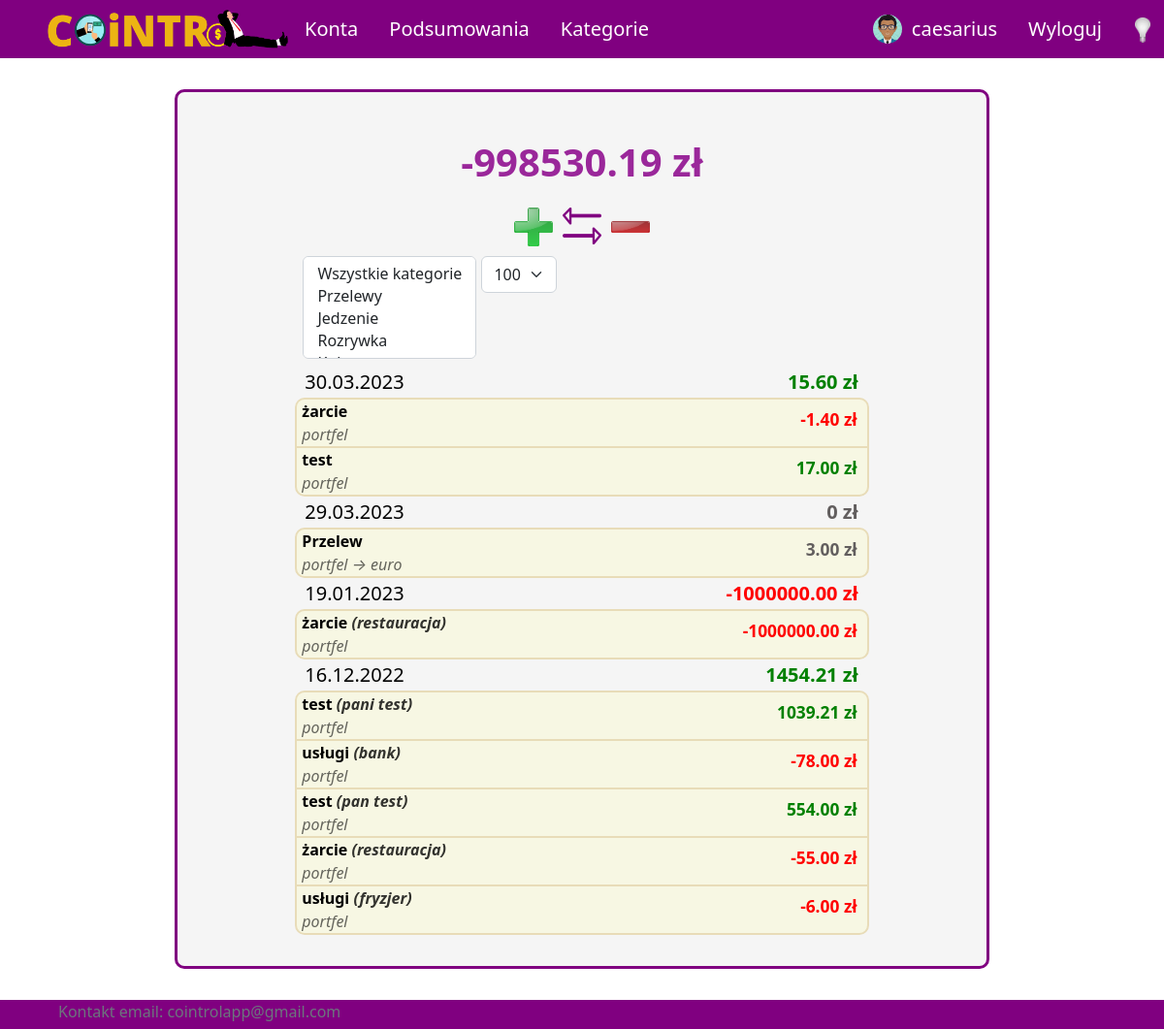
Page / (signed in) on the committed database.
### UsersApp/models.py (models this page shows, shortened)
class Profile(models.Model):
    user = models.OneToOneField(User, on_delete=models.CASCADE, null=True, blank=True)
    name = models.CharField(max_length=200, blank=True, null=True)
    email = models.EmailField(max_length=400, null=True, blank=True)
    username = models.CharField(max_length=200, blank=True, null=True)
    currency = models.ForeignKey('Currency', on_delete=models.SET_NULL, null=True)
    image = ThumbnailerImageField(null=True, blank=True, upload_to="images/", default="images/default-user.png")
    created = models.DateTimeField(auto_now_add=True)
    total_transactions = models.IntegerField(null=True, blank=True, default=20)
    id = models.UUIDField(default=uuid.uuid4, unique=True,
                            primary_key=True, editable=False)

class Currency(models.Model):
    name = models.CharField(max_length=100)
    access_name = models.CharField(max_length=20) #access_name nazwa aby zdobyć kurs walut
    sign = models.CharField(max_length=5) #znak waluty
    id = models.UUIDField(default=uuid.uuid4, unique=True,
                            primary_key=True, editable=False)

class Category(models.Model):
    SCOPE_CHOICES = (
        ("INCOME", "income"),
        ("EXPENSE", "expense"),
    )
    name = models.CharField(max_length=255)
    owner = models.ForeignKey(Profile, null=True, blank=True, on_delete=models.CASCADE)
    scope = models.CharField(max_length=10, choices=SCOPE_CHOICES) #income / expense - do oddzielenia rodzaju transakcji
    id = models.UUIDField(default=uuid.uuid4, unique=True, primary_key=True, editable=False)
    def __str__(self):
        return self.name

class Subcategory(models.Model):
    name = models.CharField(max_length=255)
    id_category = models.ForeignKey(Category, on_delete=models.CASCADE)
    id = models.UUIDField(default=uuid.uuid4, unique=True, primary_key=True, editable=False)
    def __str__(self):
        return self.name

### aplication/models.py (models this page shows, shortened)
class Transaction(PolymorphicModel):
    intervals = {
        'daily': (lambda x: x + timedelta(days=1), 'Codziennie'),
        'weekly': (lambda x: x + timedelta(weeks=1), 'Co tydzień'),
        'biweekly': (lambda x: x + timedelta(weeks=2), 'Co 2 tygodnie'),
        'montly': (lambda x: x + relativedelta(months=+1), 'Co miesiąc')}
    id_account = models.ForeignKey(Account, on_delete=models.CASCADE)
    id_user = models.ForeignKey(Profile, on_delete=models.SET_NULL, null=True) #konto z którego dokonano transakcji zostało usunięte ale transakcja ma pozostać
    id_category = models.ForeignKey(Category, on_delete=models.CASCADE)
    id_subcategory = models.ForeignKey(Subcategory, on_delete=models.SET_NULL, null=True, blank=True)
    currency = models.ForeignKey(Currency, on_delete=models.SET_NULL, null=True)
    repeat = models.CharField(null=True, blank=True, choices=tuple([(k, v[1]) for k, v in intervals.items()]), max_length=50)
    amount = models.DecimalField(max_digits=10, decimal_places=2)
    transaction_date = models.DateField()
    description = models.CharField(max_length=255, blank=True, null=True)
    id = models.UUIDField(default=uuid.uuid4, unique=True, primary_key=True, editable=False)

class Account(models.Model):
    owner = models.ForeignKey(Profile, null=True, blank=True, on_delete=models.CASCADE)
    name = models.CharField(max_length=30)
    currency = models.ForeignKey(Currency, on_delete=models.SET_NULL, null=True)
    is_shared = models.BooleanField(default=False)
    description = models.CharField(max_length=100, null=True, blank=True)
    id = models.UUIDField(default=uuid.uuid4, unique=True, primary_key=True, editable=False)
    def __str__(self):
        return self.name

class Transfer(Transaction):
    account_from = models.ForeignKey(Account, related_name='from+', on_delete=models.SET_NULL, null=True)
    account_to = models.ForeignKey(Account, related_name='to+', on_delete=models.CASCADE)
    id_subcategory = None

### aplication/views/account_views.py (the view)
# urls.py: 2. Add a URL to urlpatterns:  path('', Home.as_view(), name='home')
class Home(TemplateView):
    template_name = 'application/home/home-logout.html'
    def get(self, request):
        if request.user.is_authenticated:
            return showAllTransactions(request)
        else:
            return render(request, self.template_name)

### aplication/services.py (called while the page is built, shortened)
def updateTransactions(all_transactions):
    today = date.today()
    repeating = all_transactions.filter(~Q(repeat=None))

### aplication/views/account_views.py (called while the page is built)
def save_total(request):
    total = request.GET.get('total')
    if total is not None:
        request.user.profile.total_transactions = int(total)
        request.user.profile.save()

### templates/application/home/home-login.html (shortened to what this page needs)
{% extends 'application/base.html' %}
{%load static%}
{% block content %}
    <div class="title">
        <h1>{{ balance }} {{ profile.currency.sign }}</h1>
    </div>
    <div class="content-pc">
        <p class="buttons">
            <a href="{% url 'addAccountless' _type='income' %}"><img id="plus-icon" src="{% static 'images/icons/plus.png' %}"/></a>
            <a href="{% url 'addAccountless' _type='transfer' %}"><img id="transfer-icon" src="{% static 'images/icons/arrows.png' %}"/></a>
            <a  href="{% url 'addAccountless' _type='expense' %}"><img id="minus-icon" src="{% static 'images/icons/minus.png' %}"/></a>
        </p>
        <div class="tr-table selectors">
            <select class="form-select" id="category-selector" multiple="multiple" >
                <option value="all">Wszystkie kategorie</option>
                <option value="przelew">Przelewy</option>
                {% for c in categories %}
                    <option value="{{ c.name }}">{{ c.name }}</option>
                {% endfor %}
            </select>
            <select class="form-select" id="total_transactions" onchange="changeTotalTransactions('{{ request.get_full_path }}')">
                <option value=100 {% if request.user.profile.total_transactions == 100 %}selected{% endif %}>100</option>
            </select>
        </div>
        {% for date, transactions, value in daily %}
            <table class="tr-table">
                <tr class="date">
                    <td class="center" colspan="4">{{ date|date:"d.m.Y" }}</td>
                    <td class="transaction-amount {% if value > 0 %}income {% elif value == 0 %}neutral {% else %}expense {% endif %}">{{ value }} {{ profile.currency.sign }}</td>
                </tr>
            {% for tr in transactions %}
                <tr class="transaction"
                {% if tr.account_from is not None %}
                    data="przelew"
                {% else %}
                    data="{{ tr.id_category }}"
                {% endif %}
                style="flex-wrap:no-wrap;{% if not forloop.last %} border-bottom:none;{% endif %}
                {% if forloop.last %} border-bottom-left-radius:10px;border-bottom-right-radius:10px;
                {% endif %}
                {% if forloop.first %} border-top-left-radius:10px;border-top-right-radius:10px;
                {% endif %}">
                    <td class="transaction-category bold">
                        {% if tr.account_from is not None %}
                        <div>Przelew</div>
                        <div class="transaction-description">
                            <a class="link-neutral" href="{% url 'account' pk=tr.account_from.id %}">{{ tr.account_from }}</a> &#8594;
                             <a class="link-neutral" href="{% url 'account' pk=tr.account_to.id %}">{{ tr.account_to }}</a>
                        </div>
                        {% else %}
                        <div>
                            {{ tr.id_category }}
                                {% if tr.id_subcategory %}
                                <span class="transaction-subcategory">({{ tr.id_subcategory }})</span>
                                {% else %}
                                <span class="transaction-subcategory"></span>
                                {% endif %}
                        </div>
                        <div class="transaction-description">
                            <a class="link-neutral" href="{% url 'account' pk=tr.id_account.id %}">{{ tr.id_account.name }}</a>
                        </div>
                        {% endif %}
                    </td>
                    {% if tr.account_from is not None %}
                        <td class="transaction-amount neutral amount" style="flex:0;">{{ tr.amount }} {{ tr.currency.sign }}</td>
                    {% else %}
                        {% if tr.amount >= 0 %}
                            <td class="transaction-amount income amount" style="flex:0;">{{ tr.amount }} {{ tr.currency.sign }}</td>
                        {% else %}
                            <td class="transaction-amount expense amount" style="flex:0;">{{ tr.amount }} {{ tr.currency.sign }}</td>
                        {% endif %}
                    {% endif %}
                </tr>
            {% endfor %}
            </table>
        {% endfor %}
    </div>
    <br>
{% endblock  %}

### templates/application/base.html (shortened to what this page needs)
{%load static%}
<!DOCTYPE html>
<html lang="pl">
<head>
    <link href="https://cdn.jsdelivr.net/npm/bootstrap@5.2.2/dist/css/bootstrap.min.css" rel="stylesheet">
    <link href="https://cdnjs.cloudflare.com/ajax/libs/chosen/1.8.7/chosen.min.css" rel='stylesheet' type='text/css'>
    <link rel="stylesheet" type="text/css" href="{% static 'css/style.css' %}">
    <link rel="stylesheet" type="text/css" href="{% static 'css/style-dark.css' %}">
    <link rel="stylesheet" href="//code.jquery.com/ui/1.13.2/themes/base/jquery-ui.css">
</head>
<body onload="checkColorMode()">
    <nav class="nav" id="navigation">
        {% if user.is_authenticated %}
        <ul class="nav justify-content-start">
            <li class="nav-item" id="logo-li"><a id="logo-link" class="nav-link" href="{% url 'home' %}">
                <img onmouseover="logoHover()" onmouseout="logoOut()" id="app-logo" src="{% static 'images/logo.png' %}">
            </a>
            <li class="nav-item mobile-menu"><a class="nav-link" href="{% url 'all-accounts' %}">Konta</a></li>
            <li class="nav-item mobile-menu"><a class="nav-link" href="{% url 'summary' %}">Podsumowania</a></li>
            <li class="nav-item mobile-menu"><a class="nav-link" href="{% url 'all-categories' %}">Kategorie</a></li>
        </ul>
        <ul class="nav justify-content-end user-image">
            <li class="nav-item">
                <a id="profile-nav-link" class="nav-link" href="{% url 'profile' %}">
                    <img id="user-image" src="{{ user.profile.image.url }}" alt="user image">
                    {{ user.username }}
                </a>
            </li>
            <li class="nav-item"><a class="nav-link" href="{% url 'logout' %}">Wyloguj</a></li>
        </ul>
        {% endif %}
        <button onclick="darkMode()" id="dark-mode-button"><img id="light-bulb" src="{% static 'images/bulb_off.png' %}" /></button>
    </nav>
    <div id = "site-content">
        {% block content %}
        {% endblock %}
    </div>
    <footer class="footer">
        <div class="container">
            <span class="text-muted">
                <address>
                    Kontakt email: <a class="email" href="mailto:cointrolapp@gmail.com">cointrolapp@gmail.com
                </address>
            </span>
        </div>
    </footer>
</body>
</html>

### aplication/static/css/style.css (style rules this page uses)
body { background-color: white; color: black; }
#navigation { position: fixed; top: 0; width: 100%; z-index: 9; }
a.nav-link { color: white; font-size: 20px; }
ul.nav { align-items: center; }
nav.nav { height: 60px; background-color: purple; justify-content: space-between; padding-left: 4vw; padding-right: 4vw; }
#profile-nav-link { display: grid; grid-template-columns: auto auto; column-gap: 10px; }
#user-image { border-radius: 50%; width: 30px; height: 30px; object-fit: cover; align-self: center; }
#logo-link { padding: 0; }
#app-logo { width: 250px; }
#plus-icon { width: 40px; }
#minus-icon { width: 40px; }
#transfer-icon { width: 40px; }
#site-content { min-height: calc(100vh - 4vh - (60px + 4vh) - 30px); padding-left: 1vw; padding-right: 1vw; padding-top: 1vh; padding-bottom: 1vh; width:70%; margin:auto; margin-top: calc(60px + 4vh); margin-bottom: 4vh; border: 3px solid purple; border-radius: 10px; background-color: whitesmoke; position: relative; }
#dark-mode-button { position: absolute; top: 16px; left: 97%; float:right; }
#dark-mode-button > img { width: 16px; }
div.title { padding-top: 5vh; display: flex; align-items: center; flex-direction: column; }
div.title h1 { color: #9a279a; font-size: 40px; font-weight: bold; text-align: center; }
div.content-pc { margin-top: 15px; }
.date { text-align: center; font-size:15pt; }
tr.transaction { min-height:32px; border-collapse: collapse; background-color: rgba(250, 250, 210, 0.5); }
tr.transaction > td { padding: 5px; }
.transaction-subcategory { font-style: italic; color: rgba(0, 0, 0, 0.8); }
.transaction-description { font-style: italic; font-weight:normal; color: rgba(0, 0, 0, 0.6); }
.transaction-amount { text-align: end; font-weight: bold; }
.income { color: green; }
.expense { color: red; }
.neutral { color: rgb(98, 94, 94); }
select, input { min-width: 200px; background-color: rgba(255, 255, 255, 0.5); color: #000000; }
p.buttons { margin: 10px 0px; }
.content-pc > .buttons { display: flex; justify-content: center; gap: 10px; }
.center { text-align: center; }
.bold { font-weight: bold; }
footer { height: 30px; background-color: purple; justify-content: space-between; padding-left: 4vw; padding-right: 4vw; }
a.email { --bs-text-opacity: 1; color: inherit; text-decoration: none; }
button { background-color: rgba(0, 0, 0, 0); border: none; }
table { width: 100%; }
tr { width: 100%; }
.transaction-description { max-height: 30px; overflow: hidden; }
thead, th, td, tr { display: flex; flex-wrap: wrap; flex-direction:row; align-items: flex-start; justify-content:flex-start; padding-left: 5px; }
table { width: 88%; margin:auto; }
tr { justify-content: left; width: 100%; }
tr > td:first-child { flex: 30%; min-width: fit-content; border: none; }
tr > td:nth-child(2) { flex: 30%; min-width: fit-content; max-width: 20%; margin-right: 10px; border: none; text-align: left; justify-content:flex-end; }
tr > td:nth-child(3) { flex: 20%; min-width: fit-content; border: none; text-align: left; }
tr.transaction { border: 2px solid #e8dcb8; }
tr.transaction > td { border: none; padding: 0; }
.selectors { margin: auto; display:flex; flex-wrap: wrap; flex-direction: row; align-content: space-between; padding-left:1%; padding-right:1%; justify-content: space-between; width:90%; }
.selectors > select { min-width: 0; width: fit-content; height: fit-content; margin-bottom: 8px; }
#total_transactions { margin-right:auto; margin-left:5px; }
.tr-table { width:73%; }
.link-neutral { text-decoration: none; color:rgba(0, 0, 0, 0.6); }
.amount { font-weight:600; justify-content: flex-end; margin-right:10px; margin-top:8px; font-size:13pt; }
.transaction-category { display:flex; flex-direction: column; }

### rows in the picture
Profile: currency.sign "zł", currency.sign "zł" "zł" "zł" "zł"
Transaction: daily "30.03.2023", id_category "test", id_account.name "portfel", amount "17.00", currency.sign "zł"
Transaction: id_category "żarcie", id_account.name "portfel", amount "-1.40", currency.sign "zł"
Transaction: daily "29.03.2023"
Transfer: account_from "portfel", account_to "euro", amount "3.00", currency.sign "zł"
Transaction: daily "19.01.2023", id_category "żarcie", id_subcategory "restauracja", id_account.name "portfel", amount "-1000000.00", currency.sign "zł"
Transaction: daily "16.12.2022", id_category "usługi", id_subcategory "fryzjer", id_account.name "portfel", amount "-6.00", currency.sign "zł"
Transaction: id_category "test", id_subcategory "pani test", id_account.name "portfel", amount "1039.21", currency.sign "zł"
Transaction: id_category "usługi", id_subcategory "bank", id_account.name "portfel", amount "-78.00", currency.sign "zł"
Transaction: id_category "test", id_subcategory "pan test", id_account.name "portfel", amount "554.00", currency.sign "zł"
Transaction: id_category "żarcie", id_subcategory "restauracja", id_account.name "portfel", amount "-55.00", currency.sign "zł"

### other values in the picture
{{ user.username }} "caesarius"
{{ balance }} "-998530.19"
{{ value }} "15.60" "0" "-1000000.00" "1454.21"
